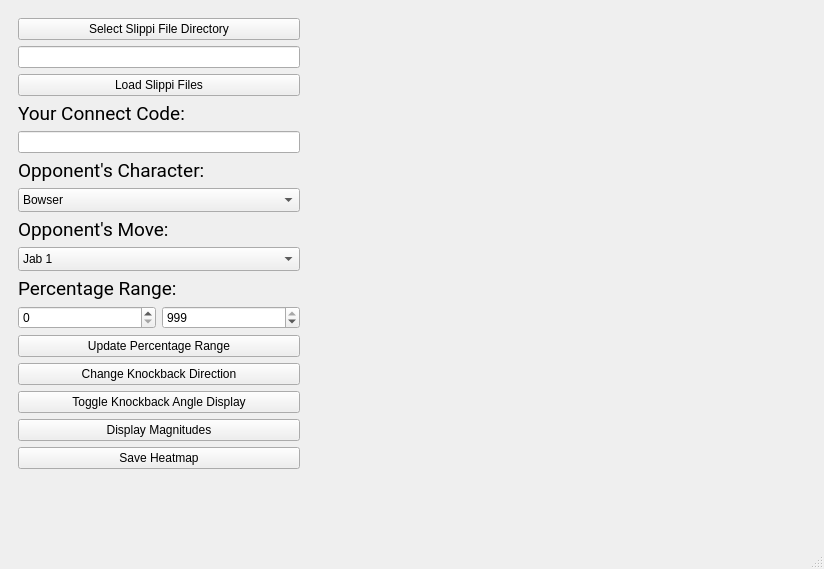
<?xml version="1.0" encoding="UTF-8"?>
<ui version="4.0">
 <class>MainWindow</class>
 <widget class="QMainWindow" name="MainWindow">
  <property name="geometry">
   <rect>
    <x>0</x>
    <y>0</y>
    <width>824</width>
    <height>569</height>
   </rect>
  </property>
  <property name="windowTitle">
   <string>Slippi DI Analyzer</string>
  </property>
  <widget class="QWidget" name="centralwidget">
   <layout class="QHBoxLayout" name="horizontalLayout">
    <item>
     <widget class="QWidget" name="widget" native="true">
      <property name="minimumSize">
       <size>
        <width>300</width>
        <height>0</height>
       </size>
      </property>
      <property name="maximumSize">
       <size>
        <width>300</width>
        <height>16777215</height>
       </size>
      </property>
      <layout class="QVBoxLayout" name="verticalLayout">
       <item alignment="Qt::AlignmentFlag::AlignTop">
        <widget class="QPushButton" name="selectButton">
         <property name="text">
          <string>Select Slippi File Directory</string>
         </property>
        </widget>
       </item>
       <item>
        <widget class="QLineEdit" name="lineEdit"/>
       </item>
       <item>
        <widget class="QPushButton" name="loadButton">
         <property name="text">
          <string>Load Slippi Files</string>
         </property>
        </widget>
       </item>
       <item>
        <widget class="QLabel" name="label">
         <property name="font">
          <font>
           <family>Roboto</family>
           <pointsize>14</pointsize>
          </font>
         </property>
         <property name="text">
          <string>Your Connect Code:</string>
         </property>
        </widget>
       </item>
       <item>
        <widget class="QLineEdit" name="lineEdit_2"/>
       </item>
       <item>
        <widget class="QLabel" name="label_2">
         <property name="font">
          <font>
           <family>Roboto</family>
           <pointsize>14</pointsize>
          </font>
         </property>
         <property name="text">
          <string>Opponent's Character:</string>
         </property>
        </widget>
       </item>
       <item>
        <widget class="QComboBox" name="comboBox">
         <property name="maxVisibleItems">
          <number>10</number>
         </property>
         <property name="maxCount">
          <number>100</number>
         </property>
         <property name="sizeAdjustPolicy">
          <enum>QComboBox::SizeAdjustPolicy::AdjustToMinimumContentsLengthWithIcon</enum>
         </property>
         <property name="minimumContentsLength">
          <number>6</number>
         </property>
         <item>
          <property name="text">
           <string>Bowser</string>
          </property>
         </item>
         <item>
          <property name="text">
           <string>Captain Falcon</string>
          </property>
         </item>
         <item>
          <property name="text">
           <string>Donkey Kong</string>
          </property>
         </item>
         <item>
          <property name="text">
           <string>Dr. Mario</string>
          </property>
         </item>
         <item>
          <property name="text">
           <string>Falco</string>
          </property>
         </item>
         <item>
          <property name="text">
           <string>Fox</string>
          </property>
         </item>
         <item>
          <property name="text">
           <string>Ganondorf</string>
          </property>
         </item>
         <item>
          <property name="text">
           <string>Ice Climbers</string>
          </property>
         </item>
         <item>
          <property name="text">
           <string>Jigglypuff</string>
          </property>
         </item>
         <item>
          <property name="text">
           <string>Kirby</string>
          </property>
         </item>
         <item>
          <property name="text">
           <string>Link</string>
          </property>
         </item>
         <item>
          <property name="text">
           <string>Luigi</string>
          </property>
         </item>
         <item>
          <property name="text">
           <string>Mario</string>
          </property>
         </item>
         <item>
          <property name="text">
           <string>Marth</string>
          </property>
         </item>
         <item>
          <property name="text">
           <string>Mewtwo</string>
          </property>
         </item>
         <item>
          <property name="text">
           <string>Mr. Game &amp; Watch</string>
          </property>
         </item>
         <item>
          <property name="text">
           <string>Ness</string>
          </property>
         </item>
         <item>
          <property name="text">
           <string>Peach</string>
          </property>
         </item>
         <item>
          <property name="text">
           <string>Pichu</string>
          </property>
         </item>
         <item>
          <property name="text">
           <string>Pikachu</string>
          </property>
         </item>
         <item>
          <property name="text">
           <string>Roy</string>
          </property>
         </item>
         <item>
          <property name="text">
           <string>Samus</string>
          </property>
         </item>
         <item>
          <property name="text">
           <string>Sheik</string>
          </property>
         </item>
         <item>
          <property name="text">
           <string>Yoshi</string>
          </property>
         </item>
         <item>
          <property name="text">
           <string>Young Link</string>
          </property>
         </item>
         <item>
          <property name="text">
           <string>Zelda</string>
          </property>
         </item>
        </widget>
       </item>
       <item>
        <widget class="QLabel" name="label_3">
         <property name="font">
          <font>
           <family>Roboto</family>
           <pointsize>14</pointsize>
           <bold>false</bold>
          </font>
         </property>
         <property name="text">
          <string>Opponent's Move:</string>
         </property>
        </widget>
       </item>
       <item>
        <widget class="QComboBox" name="comboBox_2">
         <property name="maxVisibleItems">
          <number>10</number>
         </property>
         <property name="maxCount">
          <number>100</number>
         </property>
         <property name="sizeAdjustPolicy">
          <enum>QComboBox::SizeAdjustPolicy::AdjustToMinimumContentsLengthWithIcon</enum>
         </property>
         <property name="minimumContentsLength">
          <number>6</number>
         </property>
         <item>
          <property name="text">
           <string>Jab 1</string>
          </property>
         </item>
         <item>
          <property name="text">
           <string>Jab 2</string>
          </property>
         </item>
         <item>
          <property name="text">
           <string>Jab 3</string>
          </property>
         </item>
         <item>
          <property name="text">
           <string>Rapid Jabs</string>
          </property>
         </item>
         <item>
          <property name="text">
           <string>Dash Attack</string>
          </property>
         </item>
         <item>
          <property name="text">
           <string>Forward Tilt</string>
          </property>
         </item>
         <item>
          <property name="text">
           <string>Up Tilt</string>
          </property>
         </item>
         <item>
          <property name="text">
           <string>Down Tilt</string>
          </property>
         </item>
         <item>
          <property name="text">
           <string>Forward Smash</string>
          </property>
         </item>
         <item>
          <property name="text">
           <string>Up Smash</string>
          </property>
         </item>
         <item>
          <property name="text">
           <string>Down Smash</string>
          </property>
         </item>
         <item>
          <property name="text">
           <string>Neutral Air</string>
          </property>
         </item>
         <item>
          <property name="text">
           <string>Forward Air</string>
          </property>
         </item>
         <item>
          <property name="text">
           <string>Back Air</string>
          </property>
         </item>
         <item>
          <property name="text">
           <string>Up Air</string>
          </property>
         </item>
         <item>
          <property name="text">
           <string>Down Air</string>
          </property>
         </item>
         <item>
          <property name="text">
           <string>Neutral Special</string>
          </property>
         </item>
         <item>
          <property name="text">
           <string>Side Special</string>
          </property>
         </item>
         <item>
          <property name="text">
           <string>Up Special</string>
          </property>
         </item>
         <item>
          <property name="text">
           <string>Down Special</string>
          </property>
         </item>
         <item>
          <property name="text">
           <string>Forward Throw</string>
          </property>
         </item>
         <item>
          <property name="text">
           <string>Back Throw</string>
          </property>
         </item>
         <item>
          <property name="text">
           <string>Up Throw</string>
          </property>
         </item>
         <item>
          <property name="text">
           <string>Down Throw</string>
          </property>
         </item>
        </widget>
       </item>
       <item>
        <widget class="QLabel" name="label_4">
         <property name="font">
          <font>
           <family>Roboto</family>
           <pointsize>14</pointsize>
          </font>
         </property>
         <property name="text">
          <string>Percentage Range:</string>
         </property>
        </widget>
       </item>
       <item>
        <layout class="QHBoxLayout" name="horizontalLayout_2">
         <property name="topMargin">
          <number>0</number>
         </property>
         <item>
          <widget class="QSpinBox" name="lowerRange">
           <property name="maximum">
            <number>999</number>
           </property>
          </widget>
         </item>
         <item>
          <widget class="QSpinBox" name="upperRange">
           <property name="minimum">
            <number>0</number>
           </property>
           <property name="maximum">
            <number>999</number>
           </property>
           <property name="value">
            <number>999</number>
           </property>
          </widget>
         </item>
        </layout>
       </item>
       <item>
        <widget class="QPushButton" name="percentButton">
         <property name="text">
          <string>Update Percentage Range</string>
         </property>
        </widget>
       </item>
       <item>
        <widget class="QPushButton" name="directionButton">
         <property name="text">
          <string>Change Knockback Direction</string>
         </property>
        </widget>
       </item>
       <item>
        <widget class="QPushButton" name="toggleAngles">
         <property name="text">
          <string>Toggle Knockback Angle Display</string>
         </property>
        </widget>
       </item>
       <item>
        <widget class="QPushButton" name="rawButton">
         <property name="text">
          <string>Display Magnitudes</string>
         </property>
        </widget>
       </item>
       <item>
        <widget class="QPushButton" name="saveHeatmap">
         <property name="text">
          <string>Save Heatmap</string>
         </property>
        </widget>
       </item>
       <item>
        <spacer name="verticalSpacer">
         <property name="orientation">
          <enum>Qt::Orientation::Vertical</enum>
         </property>
         <property name="sizeHint" stdset="0">
          <size>
           <width>20</width>
           <height>40</height>
          </size>
         </property>
        </spacer>
       </item>
       <item>
        <widget class="QLabel" name="messageBox">
         <property name="palette">
          <palette>
           <active>
            <colorrole role="WindowText">
             <brush brushstyle="SolidPattern">
              <color alpha="255">
               <red>0</red>
               <green>0</green>
               <blue>0</blue>
              </color>
             </brush>
            </colorrole>
            <colorrole role="Button">
             <brush brushstyle="SolidPattern">
              <color alpha="255">
               <red>202</red>
               <green>227</green>
               <blue>197</blue>
              </color>
             </brush>
            </colorrole>
            <colorrole role="Light">
             <brush brushstyle="SolidPattern">
              <color alpha="255">
               <red>255</red>
               <green>255</green>
               <blue>255</blue>
              </color>
             </brush>
            </colorrole>
            <colorrole role="Midlight">
             <brush brushstyle="SolidPattern">
              <color alpha="255">
               <red>228</red>
               <green>241</green>
               <blue>226</blue>
              </color>
             </brush>
            </colorrole>
            <colorrole role="Dark">
             <brush brushstyle="SolidPattern">
              <color alpha="255">
               <red>101</red>
               <green>113</green>
               <blue>98</blue>
              </color>
             </brush>
            </colorrole>
            <colorrole role="Mid">
             <brush brushstyle="SolidPattern">
              <color alpha="255">
               <red>135</red>
               <green>151</green>
               <blue>131</blue>
              </color>
             </brush>
            </colorrole>
            <colorrole role="Text">
             <brush brushstyle="SolidPattern">
              <color alpha="255">
               <red>0</red>
               <green>0</green>
               <blue>0</blue>
              </color>
             </brush>
            </colorrole>
            <colorrole role="BrightText">
             <brush brushstyle="SolidPattern">
              <color alpha="255">
               <red>255</red>
               <green>255</green>
               <blue>255</blue>
              </color>
             </brush>
            </colorrole>
            <colorrole role="ButtonText">
             <brush brushstyle="SolidPattern">
              <color alpha="255">
               <red>0</red>
               <green>0</green>
               <blue>0</blue>
              </color>
             </brush>
            </colorrole>
            <colorrole role="Base">
             <brush brushstyle="SolidPattern">
              <color alpha="255">
               <red>255</red>
               <green>255</green>
               <blue>255</blue>
              </color>
             </brush>
            </colorrole>
            <colorrole role="Window">
             <brush brushstyle="SolidPattern">
              <color alpha="255">
               <red>202</red>
               <green>227</green>
               <blue>197</blue>
              </color>
             </brush>
            </colorrole>
            <colorrole role="Shadow">
             <brush brushstyle="SolidPattern">
              <color alpha="255">
               <red>0</red>
               <green>0</green>
               <blue>0</blue>
              </color>
             </brush>
            </colorrole>
            <colorrole role="AlternateBase">
             <brush brushstyle="SolidPattern">
              <color alpha="255">
               <red>228</red>
               <green>241</green>
               <blue>226</blue>
              </color>
             </brush>
            </colorrole>
            <colorrole role="ToolTipBase">
             <brush brushstyle="SolidPattern">
              <color alpha="255">
               <red>255</red>
               <green>255</green>
               <blue>220</blue>
              </color>
             </brush>
            </colorrole>
            <colorrole role="ToolTipText">
             <brush brushstyle="SolidPattern">
              <color alpha="255">
               <red>0</red>
               <green>0</green>
               <blue>0</blue>
              </color>
             </brush>
            </colorrole>
            <colorrole role="PlaceholderText">
             <brush brushstyle="SolidPattern">
              <color alpha="127">
               <red>0</red>
               <green>0</green>
               <blue>0</blue>
              </color>
             </brush>
            </colorrole>
            <colorrole role="Accent">
             <brush brushstyle="SolidPattern">
              <color alpha="255">
               <red>255</red>
               <green>255</green>
               <blue>255</blue>
              </color>
             </brush>
            </colorrole>
           </active>
           <inactive>
            <colorrole role="WindowText">
             <brush brushstyle="SolidPattern">
              <color alpha="255">
               <red>0</red>
               <green>0</green>
               <blue>0</blue>
              </color>
             </brush>
            </colorrole>
            <colorrole role="Button">
             <brush brushstyle="SolidPattern">
              <color alpha="255">
               <red>202</red>
               <green>227</green>
               <blue>197</blue>
              </color>
             </brush>
            </colorrole>
            <colorrole role="Light">
             <brush brushstyle="SolidPattern">
              <color alpha="255">
               <red>255</red>
               <green>255</green>
               <blue>255</blue>
              </color>
             </brush>
            </colorrole>
            <colorrole role="Midlight">
             <brush brushstyle="SolidPattern">
              <color alpha="255">
               <red>228</red>
               <green>241</green>
               <blue>226</blue>
              </color>
             </brush>
            </colorrole>
            <colorrole role="Dark">
             <brush brushstyle="SolidPattern">
              <color alpha="255">
               <red>101</red>
               <green>113</green>
               <blue>98</blue>
              </color>
             </brush>
            </colorrole>
            <colorrole role="Mid">
             <brush brushstyle="SolidPattern">
              <color alpha="255">
               <red>135</red>
               <green>151</green>
               <blue>131</blue>
              </color>
             </brush>
            </colorrole>
            <colorrole role="Text">
             <brush brushstyle="SolidPattern">
              <color alpha="255">
               <red>0</red>
               <green>0</green>
               <blue>0</blue>
              </color>
             </brush>
            </colorrole>
            <colorrole role="BrightText">
             <brush brushstyle="SolidPattern">
              <color alpha="255">
               <red>255</red>
               <green>255</green>
               <blue>255</blue>
              </color>
             </brush>
            </colorrole>
            <colorrole role="ButtonText">
             <brush brushstyle="SolidPattern">
              <color alpha="255">
               <red>0</red>
               <green>0</green>
               <blue>0</blue>
              </color>
             </brush>
            </colorrole>
            <colorrole role="Base">
             <brush brushstyle="SolidPattern">
              <color alpha="255">
               <red>255</red>
               <green>255</green>
               <blue>255</blue>
              </color>
             </brush>
            </colorrole>
            <colorrole role="Window">
             <brush brushstyle="SolidPattern">
              <color alpha="255">
               <red>202</red>
               <green>227</green>
               <blue>197</blue>
              </color>
             </brush>
            </colorrole>
            <colorrole role="Shadow">
             <brush brushstyle="SolidPattern">
              <color alpha="255">
               <red>0</red>
               <green>0</green>
               <blue>0</blue>
              </color>
             </brush>
            </colorrole>
            <colorrole role="AlternateBase">
             <brush brushstyle="SolidPattern">
              <color alpha="255">
               <red>228</red>
               <green>241</green>
               <blue>226</blue>
              </color>
             </brush>
            </colorrole>
            <colorrole role="ToolTipBase">
             <brush brushstyle="SolidPattern">
              <color alpha="255">
               <red>255</red>
               <green>255</green>
               <blue>220</blue>
              </color>
             </brush>
            </colorrole>
            <colorrole role="ToolTipText">
             <brush brushstyle="SolidPattern">
              <color alpha="255">
               <red>0</red>
               <green>0</green>
               <blue>0</blue>
              </color>
             </brush>
            </colorrole>
            <colorrole role="PlaceholderText">
             <brush brushstyle="SolidPattern">
              <color alpha="127">
               <red>0</red>
               <green>0</green>
               <blue>0</blue>
              </color>
             </brush>
            </colorrole>
            <colorrole role="Accent">
             <brush brushstyle="SolidPattern">
              <color alpha="255">
               <red>255</red>
               <green>255</green>
               <blue>255</blue>
              </color>
             </brush>
            </colorrole>
           </inactive>
           <disabled>
            <colorrole role="WindowText">
             <brush brushstyle="SolidPattern">
              <color alpha="255">
               <red>101</red>
               <green>113</green>
               <blue>98</blue>
              </color>
             </brush>
            </colorrole>
            <colorrole role="Button">
             <brush brushstyle="SolidPattern">
              <color alpha="255">
               <red>202</red>
               <green>227</green>
               <blue>197</blue>
              </color>
             </brush>
            </colorrole>
            <colorrole role="Light">
             <brush brushstyle="SolidPattern">
              <color alpha="255">
               <red>255</red>
               <green>255</green>
               <blue>255</blue>
              </color>
             </brush>
            </colorrole>
            <colorrole role="Midlight">
             <brush brushstyle="SolidPattern">
              <color alpha="255">
               <red>228</red>
               <green>241</green>
               <blue>226</blue>
              </color>
             </brush>
            </colorrole>
            <colorrole role="Dark">
             <brush brushstyle="SolidPattern">
              <color alpha="255">
               <red>101</red>
               <green>113</green>
               <blue>98</blue>
              </color>
             </brush>
            </colorrole>
            <colorrole role="Mid">
             <brush brushstyle="SolidPattern">
              <color alpha="255">
               <red>135</red>
               <green>151</green>
               <blue>131</blue>
              </color>
             </brush>
            </colorrole>
            <colorrole role="Text">
             <brush brushstyle="SolidPattern">
              <color alpha="255">
               <red>101</red>
               <green>113</green>
               <blue>98</blue>
              </color>
             </brush>
            </colorrole>
            <colorrole role="BrightText">
             <brush brushstyle="SolidPattern">
              <color alpha="255">
               <red>255</red>
               <green>255</green>
               <blue>255</blue>
              </color>
             </brush>
            </colorrole>
            <colorrole role="ButtonText">
             <brush brushstyle="SolidPattern">
              <color alpha="255">
               <red>101</red>
               <green>113</green>
               <blue>98</blue>
              </color>
             </brush>
            </colorrole>
            <colorrole role="Base">
             <brush brushstyle="SolidPattern">
              <color alpha="255">
               <red>202</red>
               <green>227</green>
               <blue>197</blue>
              </color>
             </brush>
            </colorrole>
            <colorrole role="Window">
             <brush brushstyle="SolidPattern">
              <color alpha="255">
               <red>202</red>
               <green>227</green>
               <blue>197</blue>
              </color>
             </brush>
            </colorrole>
            <colorrole role="Shadow">
             <brush brushstyle="SolidPattern">
              <color alpha="255">
               <red>0</red>
               <green>0</green>
               <blue>0</blue>
              </color>
             </brush>
            </colorrole>
            <colorrole role="AlternateBase">
             <brush brushstyle="SolidPattern">
              <color alpha="255">
               <red>202</red>
               <green>227</green>
               <blue>197</blue>
              </color>
             </brush>
            </colorrole>
            <colorrole role="ToolTipBase">
             <brush brushstyle="SolidPattern">
              <color alpha="255">
               <red>255</red>
               <green>255</green>
               <blue>220</blue>
              </color>
             </brush>
            </colorrole>
            <colorrole role="ToolTipText">
             <brush brushstyle="SolidPattern">
              <color alpha="255">
               <red>0</red>
               <green>0</green>
               <blue>0</blue>
              </color>
             </brush>
            </colorrole>
            <colorrole role="PlaceholderText">
             <brush brushstyle="SolidPattern">
              <color alpha="127">
               <red>101</red>
               <green>113</green>
               <blue>98</blue>
              </color>
             </brush>
            </colorrole>
            <colorrole role="Accent">
             <brush brushstyle="SolidPattern">
              <color alpha="255">
               <red>255</red>
               <green>255</green>
               <blue>255</blue>
              </color>
             </brush>
            </colorrole>
           </disabled>
          </palette>
         </property>
         <property name="font">
          <font>
           <family>Roboto</family>
           <pointsize>14</pointsize>
          </font>
         </property>
         <property name="text">
          <string/>
         </property>
        </widget>
       </item>
      </layout>
     </widget>
    </item>
    <item>
     <widget class="GraphicsLayoutWidget" name="graphWidget" native="true">
      <property name="minimumSize">
       <size>
        <width>500</width>
        <height>400</height>
       </size>
      </property>
     </widget>
    </item>
   </layout>
  </widget>
  <widget class="QMenuBar" name="menubar">
   <property name="geometry">
    <rect>
     <x>0</x>
     <y>0</y>
     <width>824</width>
     <height>22</height>
    </rect>
   </property>
  </widget>
  <widget class="QStatusBar" name="statusbar"/>
 </widget>
 <customwidgets>
  <customwidget>
   <class>GraphicsLayoutWidget</class>
   <extends>QWidget</extends>
   <header location="global">pyqtgraph</header>
   <container>1</container>
  </customwidget>
 </customwidgets>
 <resources/>
 <connections/>
 <slots>
  <slot>openFileDialog()</slot>
 </slots>
</ui>
